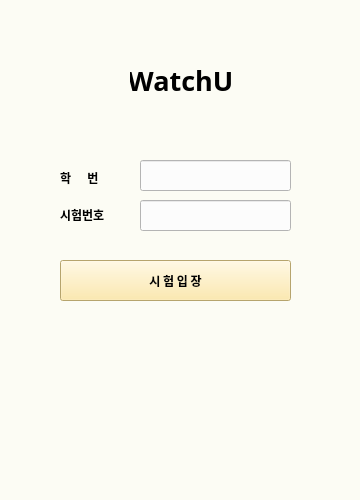
<?xml version="1.0" encoding="UTF-8"?>
<ui version="4.0">
 <class>MainWindow</class>
 <widget class="QMainWindow" name="MainWindow">
  <property name="geometry">
   <rect>
    <x>0</x>
    <y>0</y>
    <width>360</width>
    <height>500</height>
   </rect>
  </property>
  <property name="minimumSize">
   <size>
    <width>360</width>
    <height>480</height>
   </size>
  </property>
  <property name="mouseTracking">
   <bool>false</bool>
  </property>
  <property name="windowTitle">
   <string>WatchU</string>
  </property>
  <property name="autoFillBackground">
   <bool>false</bool>
  </property>
  <property name="styleSheet">
   <string notr="true">background-color:rgb(252, 252, 244)</string>
  </property>
  <widget class="QWidget" name="centralwidget">
   <property name="minimumSize">
    <size>
     <width>360</width>
     <height>480</height>
    </size>
   </property>
   <widget class="QLabel" name="label_sn">
    <property name="geometry">
     <rect>
      <x>60</x>
      <y>170</y>
      <width>64</width>
      <height>15</height>
     </rect>
    </property>
    <property name="font">
     <font>
      <family>나눔스퀘어라운드 Bold</family>
      <weight>75</weight>
      <bold>true</bold>
     </font>
    </property>
    <property name="text">
     <string>학      번</string>
    </property>
   </widget>
   <widget class="QLabel" name="label_en">
    <property name="geometry">
     <rect>
      <x>60</x>
      <y>207</y>
      <width>64</width>
      <height>15</height>
     </rect>
    </property>
    <property name="font">
     <font>
      <family>나눔스퀘어라운드 Bold</family>
      <weight>75</weight>
      <bold>true</bold>
     </font>
    </property>
    <property name="text">
     <string>시험번호</string>
    </property>
   </widget>
   <widget class="QLineEdit" name="lineEdit_en">
    <property name="geometry">
     <rect>
      <x>140</x>
      <y>200</y>
      <width>151</width>
      <height>31</height>
     </rect>
    </property>
    <property name="font">
     <font>
      <family>NanumSquare</family>
     </font>
    </property>
    <property name="accessibleName">
     <string>lineEdit_en</string>
    </property>
    <property name="styleSheet">
     <string notr="true">background-color:rgb(252, 252, 252)</string>
    </property>
   </widget>
   <widget class="QPushButton" name="enterButton">
    <property name="geometry">
     <rect>
      <x>60</x>
      <y>260</y>
      <width>231</width>
      <height>41</height>
     </rect>
    </property>
    <property name="font">
     <font>
      <family>나눔스퀘어라운드 Bold</family>
      <weight>75</weight>
      <bold>true</bold>
     </font>
    </property>
    <property name="accessibleName">
     <string>enterButton</string>
    </property>
    <property name="styleSheet">
     <string notr="true">background-color:rgb(255, 230, 153)</string>
    </property>
    <property name="text">
     <string>시 험 입 장</string>
    </property>
    <property name="autoDefault">
     <bool>true</bool>
    </property>
    <property name="flat">
     <bool>false</bool>
    </property>
   </widget>
   <widget class="QLineEdit" name="lineEdit_sn">
    <property name="geometry">
     <rect>
      <x>140</x>
      <y>160</y>
      <width>151</width>
      <height>31</height>
     </rect>
    </property>
    <property name="font">
     <font>
      <family>NanumSquare</family>
     </font>
    </property>
    <property name="accessibleName">
     <string>lineEdit_sn</string>
    </property>
    <property name="autoFillBackground">
     <bool>false</bool>
    </property>
    <property name="styleSheet">
     <string notr="true">background-color:rgb(252, 252, 252)</string>
    </property>
   </widget>
   <widget class="QLabel" name="title">
    <property name="geometry">
     <rect>
      <x>130</x>
      <y>60</y>
      <width>101</width>
      <height>41</height>
     </rect>
    </property>
    <property name="font">
     <font>
      <family>나눔스퀘어_ac ExtraBold</family>
      <pointsize>20</pointsize>
      <weight>75</weight>
      <bold>true</bold>
     </font>
    </property>
    <property name="text">
     <string>WatchU</string>
    </property>
    <property name="alignment">
     <set>Qt::AlignCenter</set>
    </property>
   </widget>
  </widget>
  <widget class="QStatusBar" name="statusbar"/>
 </widget>
 <resources/>
 <connections/>
</ui>
